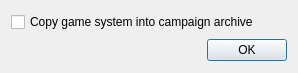
<?xml version="1.0" encoding="UTF-8"?>
<ui version="4.0">
 <class>Dialog</class>
 <widget class="QDialog" name="Dialog">
  <property name="geometry">
   <rect>
    <x>0</x>
    <y>0</y>
    <width>298</width>
    <height>73</height>
   </rect>
  </property>
  <property name="windowTitle">
   <string>Dialog</string>
  </property>
  <layout class="QVBoxLayout" name="verticalLayout">
   <item>
    <widget class="QCheckBox" name="checkBox">
     <property name="text">
      <string>Copy game system into campaign archive</string>
     </property>
    </widget>
   </item>
   <item>
    <widget class="QDialogButtonBox" name="buttonBox">
     <property name="orientation">
      <enum>Qt::Horizontal</enum>
     </property>
     <property name="standardButtons">
      <set>QDialogButtonBox::Ok</set>
     </property>
    </widget>
   </item>
  </layout>
 </widget>
 <resources/>
 <connections>
  <connection>
   <sender>buttonBox</sender>
   <signal>accepted()</signal>
   <receiver>Dialog</receiver>
   <slot>accept()</slot>
   <hints>
    <hint type="sourcelabel">
     <x>248</x>
     <y>254</y>
    </hint>
    <hint type="destinationlabel">
     <x>157</x>
     <y>274</y>
    </hint>
   </hints>
  </connection>
  <connection>
   <sender>buttonBox</sender>
   <signal>rejected()</signal>
   <receiver>Dialog</receiver>
   <slot>reject()</slot>
   <hints>
    <hint type="sourcelabel">
     <x>316</x>
     <y>260</y>
    </hint>
    <hint type="destinationlabel">
     <x>286</x>
     <y>274</y>
    </hint>
   </hints>
  </connection>
 </connections>
</ui>
